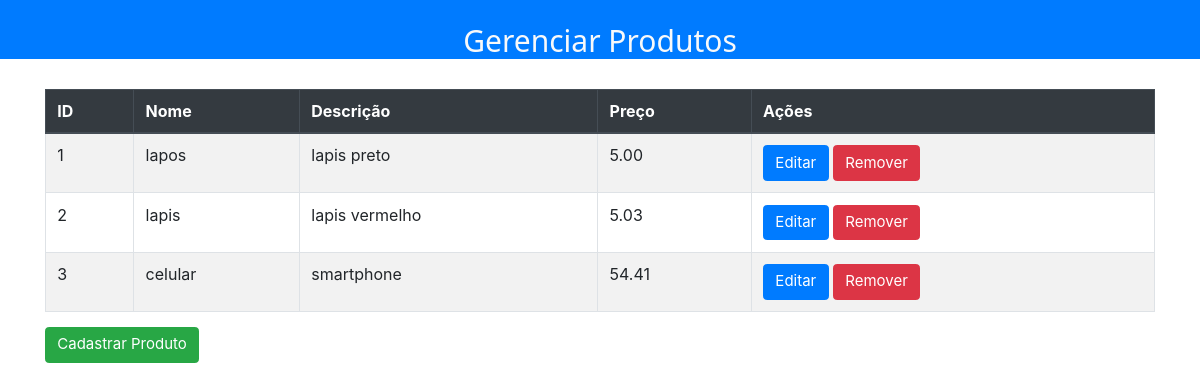
/, run on an earlier commit of the app's database.
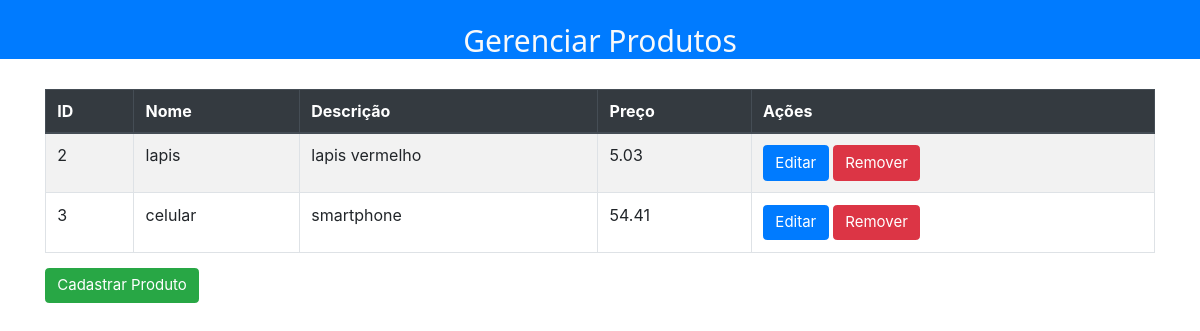
And on a later commit of the database.
### polls/models.py (models this page shows)
class Produto(models.Model):
    nome=models.CharField(max_length=100)
    dt_criacao=models.DateTimeField()
    descricao=models.CharField(max_length=1000)
    valor=models.DecimalField(max_digits=7,decimal_places=2)
    class Meta:
        verbose_name_plural='Produtos'
    def __str__(self):
        return self.nome

### polls/views.py (the view)
# urls.py: path('',index,name='url_index'),
def index(request):
    data={}
    data['produtos']=Produto.objects.all()
    return render(request,'polls/index.html',data)

### polls/templates/polls/index.html (shortened to what this page needs)
<html>
  {% load static %}
  <head>
    <link rel="stylesheet" href="{% static 'css/w3.css' %}">
    <link rel="stylesheet" href="{% static 'css//bootstrap.min.css' %}">
    <link rel="stylesheet" href="{% static 'css/layout.css' %}">
  </head>
  <body>
    <div class="container-fluid text-light bg-primary text-center top">
      <br>
      <h2>Gerenciar Produtos</h2>
    </div>
    <br>
    <div class="container">
      <table class="table table-striped table-bordered datatable">
        <thead class="thead-dark">
          <tr>
            <th scope="col">ID</th>
            <th scope="col">Nome</th>
            <th scope="col">Descrição</th>
            <th scope="col">Preço</th>
            <th scope="col">Ações</th>
          </tr>
        </thead>
        <tbody>
          {% for i in produtos  %}
          <tr>
            <td>{{i.id}}</td>
            <td>{{i.nome}}</td>
            <td>{{i.descricao}}</td>
            <td>{{i.valor}}</td>
            <td>
              <a href="{% url 'url_update' i.id %}" class="btn btn-primary" role="button">Editar</a>
              <a href="{% url 'url_delete' i.id %}" class="btn btn-danger" role="button">Remover</a>
            </td>
         </tr>
            {% endfor %}
        </tbody>
      </table>
    </div>
    <div class="container">
      <a href="{% url 'url_create' %}" class="btn btn-success" role="button">Cadastrar Produto</a>
    </div>
  </body>
</html>

What changed in the data, as far as the page shows it:
removed Produto: id "1", nome "lapos", descricao "lapis preto", valor "5.00"
